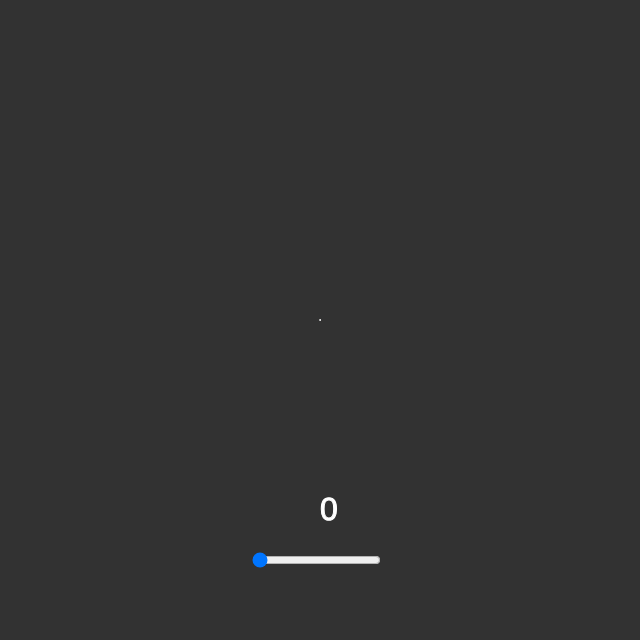
Frame 1 (no input)
Frame 60 (no input): identical to frame 1, image omitted
Frame 120 (the mouse pressed at the canvas centre since frame 60): identical to frame 1, image omitted

The p5.js sketch that drew this single still picture (run headless with seeded random() and noise() and a simulated clock; from frame 60 on, the mouse is pressed at the canvas centre):

// p5.js sketch
// ── sketch.js
let sides;
let r = 150;

function setup(){
	createCanvas(640, 640);
	stroke(255);
	sides = createSlider(0, 20, 0);
	sides.position(250, 550);
}

function draw(){
	background(50);
	translate(width/2, height/2);

	fill(255);
	textSize(32);
	text(sides.value(), 0, 200);

	noFill();
	ellipse(0, 0, 1);

	beginShape();
	for(let i = 0; i < sides.value(); i++){
		let angle = TWO_PI * i / sides.value();
		let x = r * cos(angle);
		let y = r * sin(angle);
		vertex(x, y);
		ellipse(x, y, 3);
	}
	endShape(CLOSE);
}
